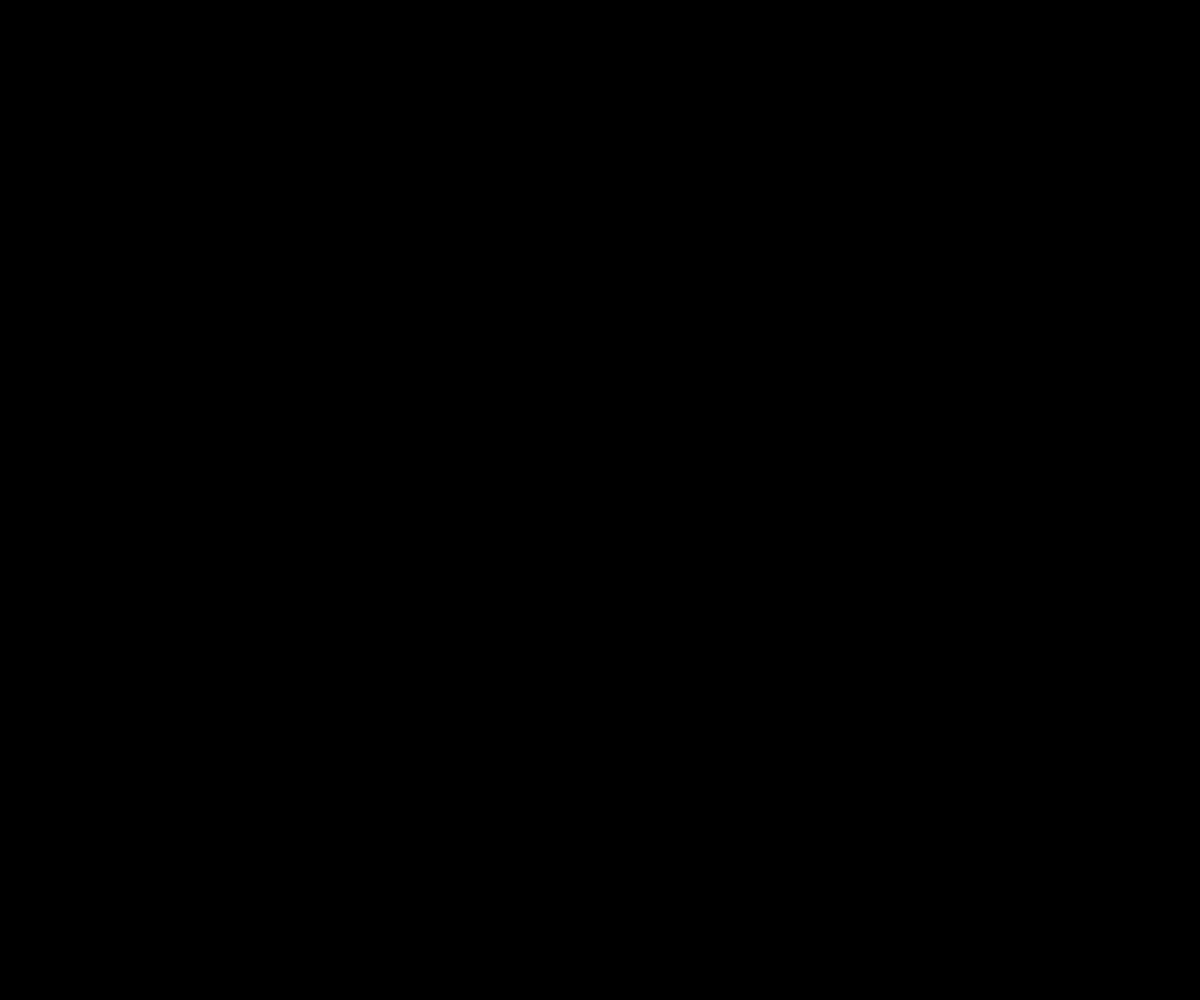
Frame 1 (no input)
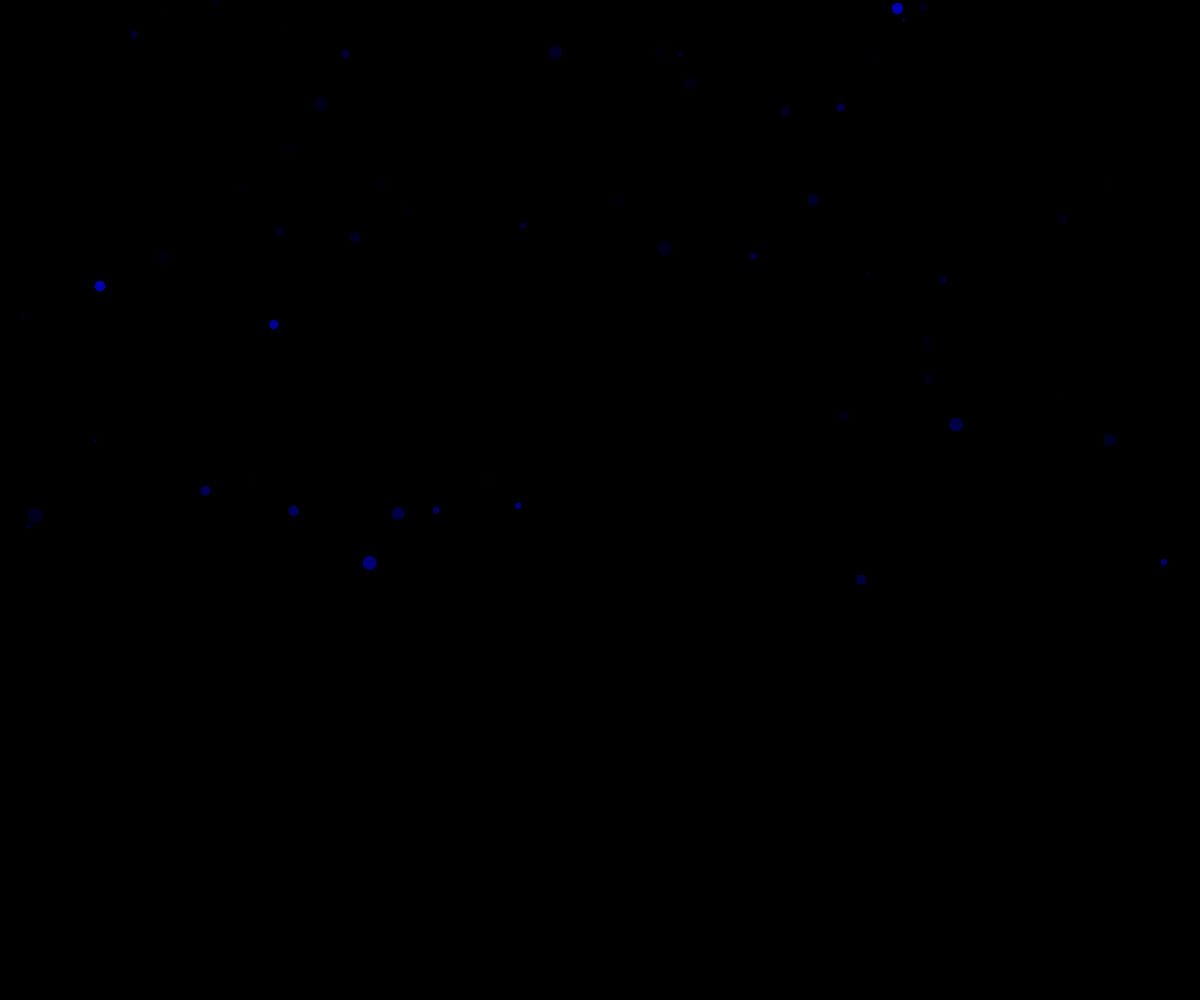
Frame 60 (no input)
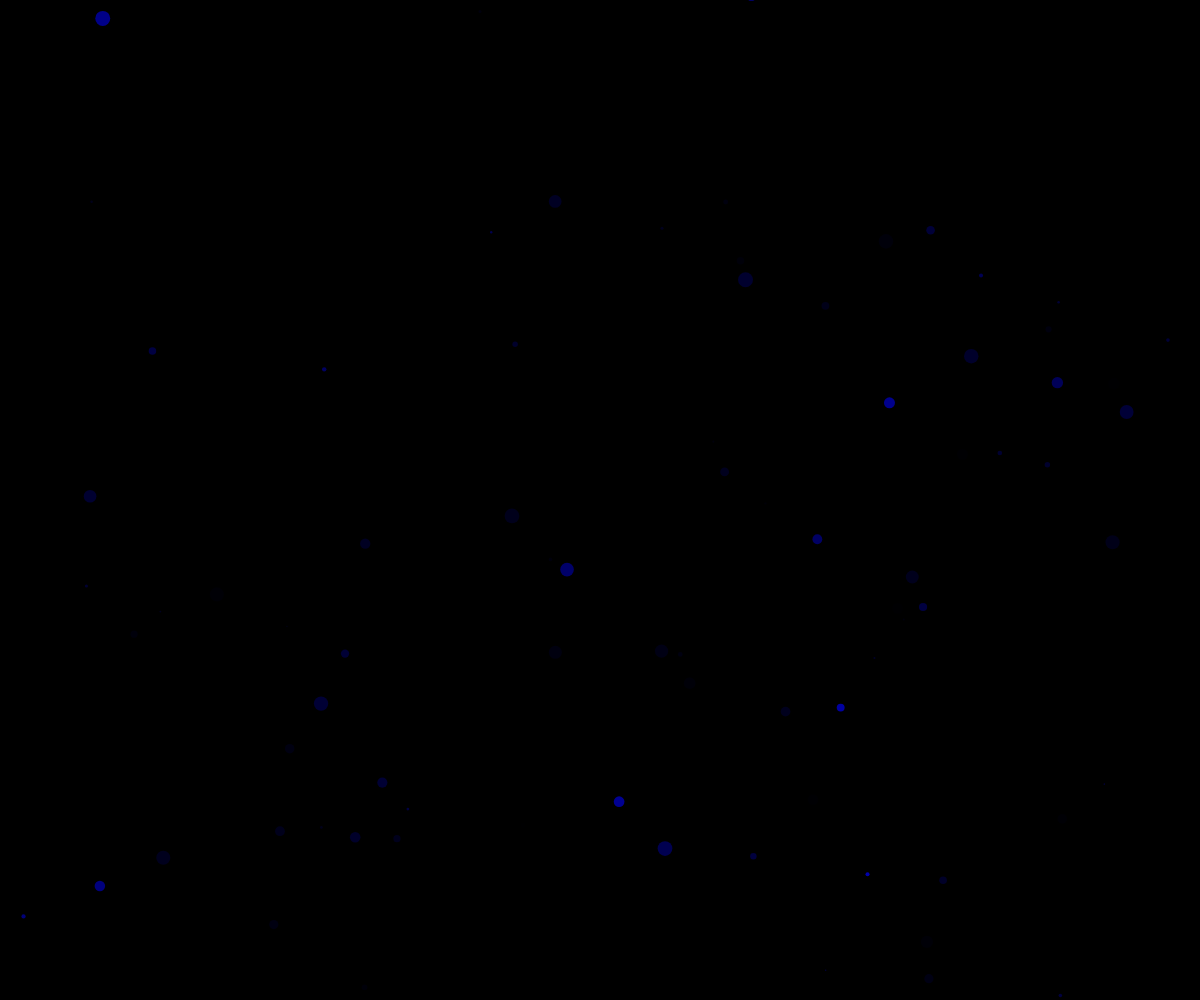
Frame 120 (the mouse pressed at the canvas centre since frame 60)

The p5.js sketch that drew these frames (run headless with seeded random() and noise() and a simulated clock; from frame 60 on, the mouse is pressed at the canvas centre):

// p5.js sketch
// ── sketch.js
var balls = [];
var total = 100;

function setup() {
 createCanvas(windowWidth, windowHeight);
 for( var i = 0; i < total; i++){
  balls[i] = new Ball(); 
 }
}

function draw() {
  background(0);
  for(var i = 0; i < balls.length; i++){
    balls[i].update();
    balls[i].render();
  }
}

function Ball(){
 this.size = random(1, 15);
 this.speed = 10;  
 
 this.init = function(){
   this.y = random(-height, -20);
   this.x = random(20, width - 20);
 }
 
 this.render = function(){
   fill(0, 0, random(255), random(200));
   noStroke();
   ellipse(this.x, this.y, this.size, this.size);
 }
 
 this.update = function(){
  this.y += this.speed;
  if(this.y + this.size > height){
    this.init(); 
  }
 }
 
 this.init();
}


function mousePressed(){
  var addBal = new Ball();
  balls.push(addBal);
}
